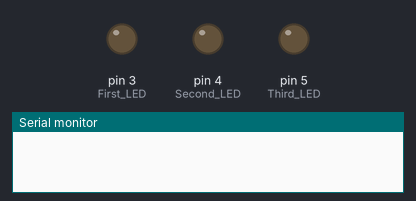
The sketch below on a simulated Arduino Uno, built with avr-gcc and run on an emulated ATmega328P. On the bench: output pins drawn as LEDs (lit = HIGH), the last lines printed to the serial monitor.

Above: at 0.5 s.
At 2.5 s:
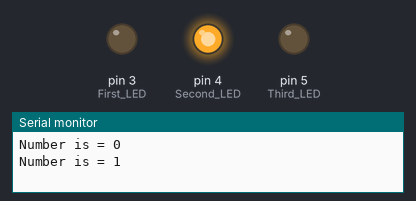
At 3.5 s:
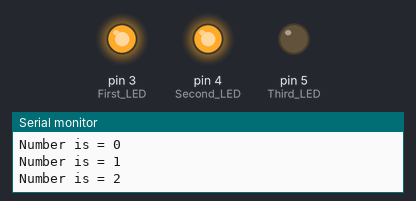
At 4.5 s:
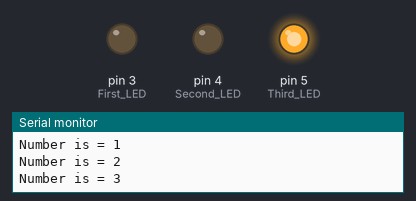
At 6.5 s:
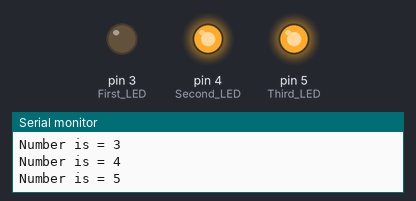
At 9.5 s:
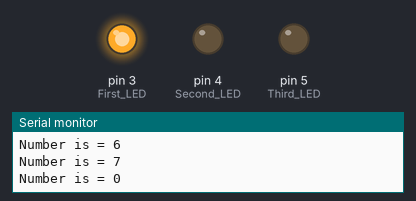
Timing chart, 0 to 10.4 s (numbered marks = the images above):
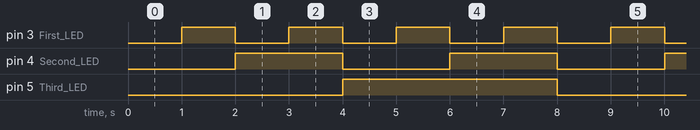

The sketch:

main.ino
```cpp
// 3 Bit Counter, Arduino by MohamadKh75
// 2017-06-26
// ********************


const int First_LED = 3;   //connected to digital pin 13
const int Second_LED = 4;   //connected to digital pin 13
const int Third_LED = 5;   //connected to digital pin 13

void setup()
{
  Serial.begin(9600);   //Set the serial conncetion to check the result in Serial Monitor

  pinMode(First_LED, OUTPUT);   //set digital pin as output
  pinMode(Second_LED, OUTPUT);   //set digital pin as output
  pinMode(Third_LED, OUTPUT);   //set digital pin as output
}

void loop()
{
  reset();    //turn ALL LEDs off

  for(int i = 0 ; i < 8 ; ++i)
    {
    if ((i>>2) % 2)
      digitalWrite(Third_LED, HIGH);

    if ((i>>1) % 2)
      digitalWrite(Second_LED, HIGH);

    if ((i>>0) % 2)
      digitalWrite(First_LED, HIGH);

    delay(1000);

    Serial.print("Number is = ");
    Serial.print(i);
    Serial.println();

  reset();    //turn ALL LEDs off
    }
    Serial.println();
}

void reset (void)
{
    digitalWrite(First_LED, LOW);
    digitalWrite(Second_LED, LOW);
    digitalWrite(Third_LED, LOW);
}
```

Measured:
- by itself, pin 3 (First_LED): alternates HIGH for 1.0 s and LOW for 1.0 s
- by itself, pin 4 (Second_LED): alternates HIGH for 2.0 s and LOW for 2.0 s
- by itself, pin 5 (Third_LED): alternates HIGH for 4.0 s and LOW for 4.0 s
